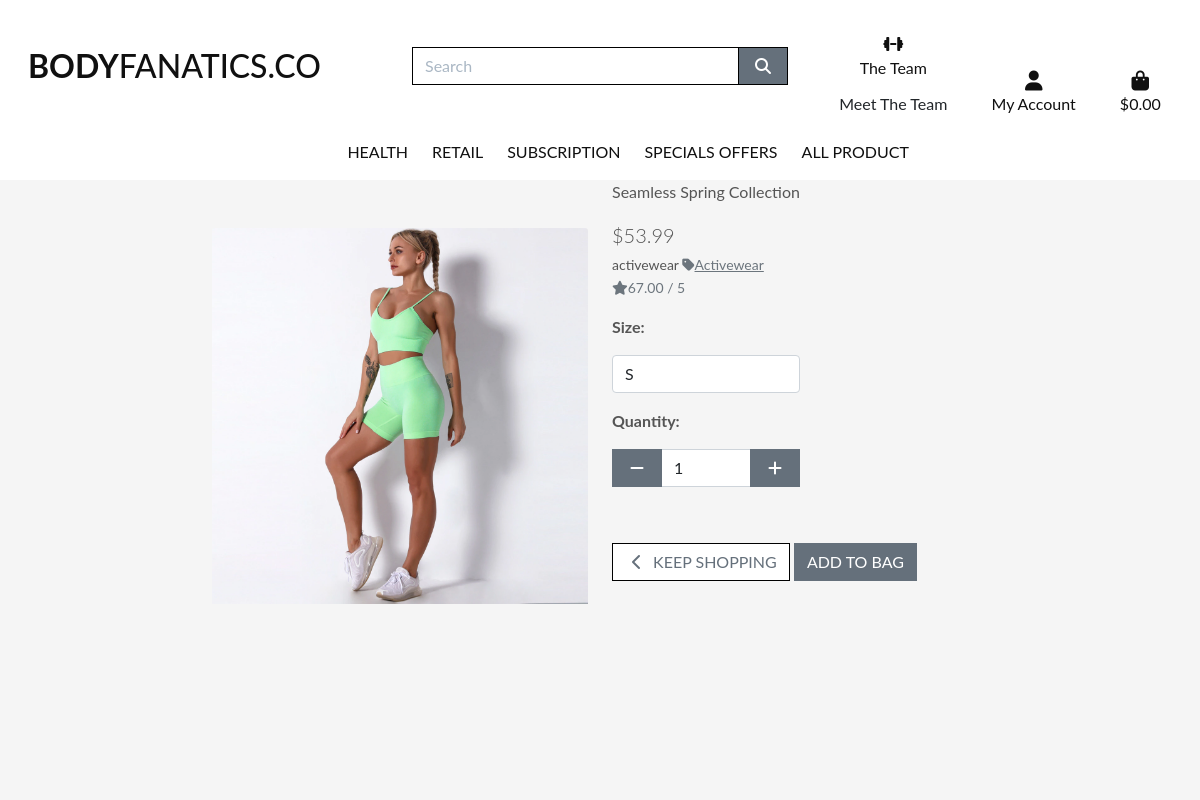
The page /products/1/ on the database its author committed.
### products/models.py (models this page shows, shortened)
class Product(models.Model):
    category = models.ForeignKey('Category', null=True, blank=True, on_delete=models.SET_NULL)
    sku = models.CharField(max_length=254, null=True, blank=True)
    name = models.CharField(max_length=254)
    description = models.TextField()
    has_sizes = models.TextField(default=False, null=True, blank=True)
    price = models.DecimalField(max_digits=6, decimal_places=2)
    image_url = models.URLField(max_length=1024, null=True, blank=True)
    image = models.ImageField(null=True, blank=True)
    image_two = models.ImageField(null=True, blank=True)
    colour = models.ImageField(null=True, blank=True)
    is_sold = models.TextField(null=True, blank=True)
    sale_type = models.TextField(null=True, blank=True)
    friendly_name = models.TextField(null=True, blank=True)
    rating = models.DecimalField(max_digits=6, decimal_places=2, null=True, blank=True)

class Category(models.Model):
    class Meta:
        verbose_name_plural = 'Categories'
    name = models.CharField(max_length=254)
    friendly_name = models.CharField(max_length=254, null=True, blank=True)

### products/views.py (the view)
# urls.py: path('<int:product_id>/', views.products_detail, name='product_detail'),
def products_detail(request, product_id):
    product = get_object_or_404(Product, pk=product_id)
    context = {
        'product': product,
    }
    return render(request, 'products/product_detail.html', context)

### bag/contexts.py (called while the page is built, shortened)
def bag_contents(request):
    bag_items = []
    total = 0
    product_count = 0
    bag = request.session.get('bag', {})
    if total < settings.FREE_DELIVERY_THRESHOLD:
        delivery = total * Decimal(settings.STANDARD_DELIVERY_PERCENTAGE / 100)
        free_delivery_delta = settings.FREE_DELIVERY_THRESHOLD - total
    else:
        delivery = 0
        free_delivery_delta = 0
    grand_total = delivery + total
    context = {
        'bag_items': bag_items,
        'total': total,
        'products_count': product_count,
        'delivery': delivery,
        'free_delivery_delta': free_delivery_delta,
        'free_delivery_threshold': settings.FREE_DELIVERY_THRESHOLD,
        'grand_total': grand_total,
    }
    return context

### products/templates/products/product_detail.html (shortened to what this page needs)
{% extends "base.html" %}
{% load static %}
{% block page_header %}
    <div class="container header-container">
    </div>
{% endblock %}
{% block content %}
    <div class="overlay"></div>
    <div class="container-fluid">
        <div class="row">
            <div class="col-10 col-md-6 col-lg-4 offset-lg-2 text-center">
              <div class="image-container my-5">
                {% if product.image %}
                    <a href="{{ product.image.url }}" target="_blank">
                    <img class="card-img-top img-fluid" src="{{ product.image.url }}" alt="{{ product.name }}"></a>
                {% else %}
                    <a href="">
                    <img class="card-img-top img-fluid" src="{{ MEDIA_URL }}noimage.png" alt="{{ Products.name }}"></a>
                {% endif %}
              </div>
            </div>
            <div class="col-10 col-md-6 col-lg-4">
                <div class="product-details-container mb-5 mtomd-5">
                    <p class="md-0">{{ product.name }}</p>
                    <p class="lead mb-0 text-left font-weight-bold">${{ product.price }}</p>
                {% if product.category %}
                    <p class="small mt-1 mb-0">{{product.category.name}}
                        <a class="text-muted" href="{% url 'products' %}?category={{ product.category.name }}">
                            <i class="fas fa-tag mr-1"></i>{{ product.category.friendly_name }}
                        </a>
                    </p>
                {% endif%}
                    {% if product.rating %}
                        <small class="text-muted"><i class="fas fa-star mr-1"></i>{{ product.rating }} / 5 </small>
                    {% else %}
                        <small class="text-muted">No Rating</small>
                    {% endif %}
                        <form class="form" action="{% url 'add_to_bag' product.id %}" method="POST">
                            <div class="form-row">
                                {% with product.has_sizes as s %}
                                {% if s %}
                                <div class="col-12" id="Size">
                                    <p><strong>Size:</strong></p>
                                    <select class ="form-control rounder-0 w-50" name="product_size" id="id_product_size">
                                    <option value="S">S</option>
                                    </select>
                                </div>
                               {% endif %}
                                <div class="col-12">
                                    <p class="mt-3"><strong>Quantity:</strong></p>
                                    <div class="form-group w-50">
                                        <div class="input-group">
                                            <div class="input-group-prepend">
                                                <button class="decrement-qty btn btn-black rounded-0" data-item_id="{{ product.id }}" id="decrement-qty_{{ product.id }}">
                                                    <span class="icon">
                                                        <i class="fas fa-minus"></i>
                                                    </span>
                                                </button>
                                            </div>
                                            <input class="form-control qty_input" type="number" name="quantity" value="1" min="1" max="99" data-item_id="{{ product.id }}" id="id_qty_{{ product.id }}">
                                            <div class="input-group-append">
                                            <button class="increment-qty btn btn-black rounded-0" data-item_id="{{ product.id }}" id="increment-qty_{{ product.id}}">
                                                <span class="icon">
                                                    <i class="fas fa-plus"></i>
                                                </span>
                                            </button>
                                        </div>
                                    </div>
                                </div>
                            </div>
                                <div class="col{% if s %}-12 mt-2{% endif %}">
                                    <a href="{% url 'products' %}" class="btn btn-outline-black rounded-0 mt-5">
                                        <span class="icon">
                                            <i class="fas fa-chevron-left"></i>
                                        </span>
                                        <span class="text-uppercase">Keep Shopping</span>
                                    </a>
                                    <input type="submit" class="btn btn-black rounded-0 text-uppercase mt-5" value="Add to Bag">
                                </div>
                                {% endwith %}
                            </div>
                        </form>
                    </div>
                </div>
            </div>
        </div>
{% endblock %}

### static/css/base.css (style rules this page uses)
html { height: 100%; }
body { background: url('/media/background/lloyd.jpeg') no-repeat center center fixed; background-size: cover; height: calc(100vh - 164px); color: #555; font-family: 'Lato'; }
.icon { align-items: center; display: inline-flex; justify-content: center; height: 1.5rem; width: 1.5rem; }
.btn-black { background: #65707B; color: white; }
.btn-outline-black { background: white; color: #65707B !important; border: 1px solid black; }
.overlay { height: 100%; width: 100%; top: 0; left: 0; position: fixed; background: whitesmoke; z-index: -1; }
@media (min-width: 992px) { .header-container { padding-top: 180px; } }
@media (min-width: 1200px) { .container { max-width: 80%; } }

### rows shown on the page
Product: image (picture), name "Seamless Spring Collection", price "53.99", category.name "activewear", category.friendly_name "Activewear", rating "67.00", quantity "1"
